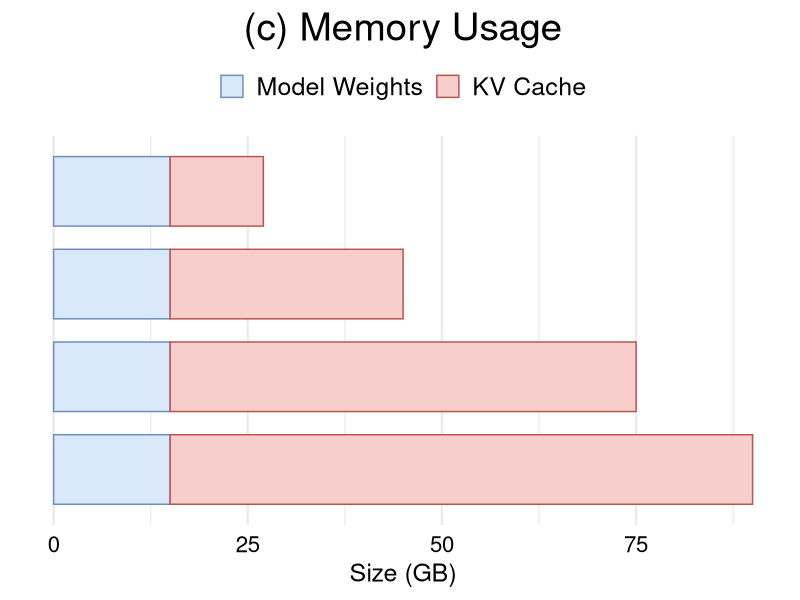

Here is the R script that generated this plot:
library(tidyverse)

data <- tribble(
  ~tokens, ~component,       ~memory,
  "100K",  "Model Weights",  15,
  "100K",  "KV Cache",       12,
  "200K",  "Model Weights",  15,
  "200K",  "KV Cache",       30,
  "300K",  "Model Weights",  15,
  "300K",  "KV Cache",       60,
  "400K",  "Model Weights",  15,
  "400K",  "KV Cache",       75,
)

data <- data %>%
  mutate(
    tokens = fct_rev(fct_inorder(tokens)),
    component = fct_relevel(component, "Model Weights", "KV Cache")
  )

fig <- ggplot(data, aes(x = memory, y = tokens, fill = component, colour = component)) +
  geom_col(width = 0.75, position = position_stack(reverse = TRUE)) +
  scale_fill_manual(
    values = c("Model Weights" = "#DAE8FC", "KV Cache" = "#F8CECC"),
  ) +
  scale_colour_manual(
    values = c("Model Weights" = "#6C8EBF", "KV Cache" = "#B85450"),
  ) +
  labs(x = "Size (GB)", y = NULL, title = "(c) Memory Usage") +
  theme_minimal(base_size = 18) +
  theme(
    plot.title = element_text(size = 28, hjust = 0.5),
    legend.position = "top",
    legend.title = element_blank(),
    legend.text = element_text(size = 18),
    axis.text.x = element_text(size = 16, colour = "black"),
    axis.text.y = element_blank(),
    panel.grid.major.y = element_blank(),
  )

ggsave("breakdown_2.pdf", fig, width = 8.0, height = 4.0, units = "in")
